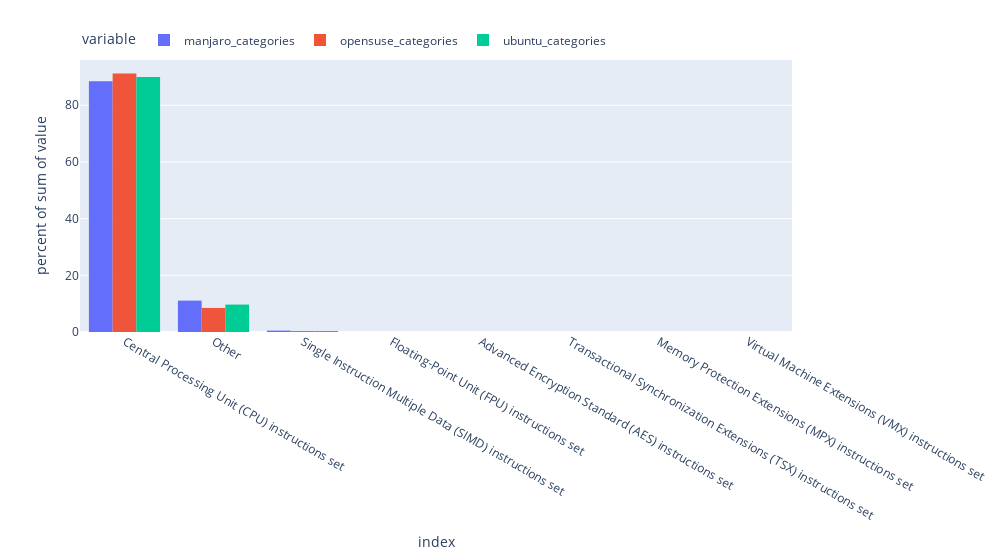

Source (notebook cell):
### Markdown cell above
### Experiments

### Code cell
sum_categories_histogram(percent=True, width=1000)

### Figure 1 — Plotly figure (JSON) as saved in the notebook; plotly's stock layout.template omitted (floating-point values rounded to 4 significant figures)
{"data": [{"alignmentgroup": "True", "bingroup": "x", "histfunc": "sum", "histnorm": "percent", "hovertemplate": "variable=manjaro_categories<br>index=%{x}<br>percent of sum of value=%{y}<extra></extra>", "legendgroup": "manjaro_categories", "marker": {"color": "#636efa", "pattern": {"shape": ""}}, "name": "manjaro_categories", "offsetgroup": "manjaro_categories", "orientation": "v", "showlegend": true, "type": "histogram", "x": ["Central Processing Unit (CPU) instructions set", "Other", "Single Instruction Multiple Data (SIMD) instructions set", "Floating-Point Unit (FPU) instructions set", "Advanced Encryption Standard (AES) instructions set", "Transactional Synchronization Extensions (TSX) instructions set", "Memory Protection Extensions (MPX) instructions set", "Virtual Machine Extensions (VMX) instructions set"], "xaxis": "x", "y": [371073285, 46447444, 2052056, 10380, 9087, 209, 15, 8], "yaxis": "y"}, {"alignmentgroup": "True", "bingroup": "x", "histfunc": "sum", "histnorm": "percent", "hovertemplate": "variable=opensuse_categories<br>index=%{x}<br>percent of sum of value=%{y}<extra></extra>", "legendgroup": "opensuse_categories", "marker": {"color": "#EF553B", "pattern": {"shape": ""}}, "name": "opensuse_categories", "offsetgroup": "opensuse_categories", "orientation": "v", "showlegend": true, "type": "histogram", "x": ["Central Processing Unit (CPU) instructions set", "Other", "Single Instruction Multiple Data (SIMD) instructions set", "Floating-Point Unit (FPU) instructions set", "Advanced Encryption Standard (AES) instructions set", "Transactional Synchronization Extensions (TSX) instructions set", "Memory Protection Extensions (MPX) instructions set", "Virtual Machine Extensions (VMX) instructions set"], "xaxis": "x", "y": [230833700, 21498492, 828117, 7212, 8230, 134, 13, 10], "yaxis": "y"}, {"alignmentgroup": "True", "bingroup": "x", "histfunc": "sum", "histnorm": "percent", "hovertemplate": "variable=ubuntu_categories<br>index=%{x}<br>percent of sum of value=%{y}<extra></extra>", "legendgroup": "ubuntu_categories", "marker": {"color": "#00cc96", "pattern": {"shape": ""}}, "name": "ubuntu_categories", "offsetgroup": "ubuntu_categories", "orientation": "v", "showlegend": true, "type": "histogram", "x": ["Central Processing Unit (CPU) instructions set", "Other", "Single Instruction Multiple Data (SIMD) instructions set", "Floating-Point Unit (FPU) instructions set", "Advanced Encryption Standard (AES) instructions set", "Transactional Synchronization Extensions (TSX) instructions set", "Memory Protection Extensions (MPX) instructions set", "Virtual Machine Extensions (VMX) instructions set"], "xaxis": "x", "y": [258376780, 27785911, 1021755, 10417, 4918, 189, 7, 4], "yaxis": "y"}], "layout": {"barmode": "group", "legend": {"orientation": "h", "title": {"text": "variable"}, "tracegroupgap": 0, "x": 0, "xanchor": "left", "y": 1.02, "yanchor": "bottom"}, "margin": {"t": 60}, "width": 1000, "xaxis": {"anchor": "y", "domain": [0, 1], "title": {"text": "index"}}, "yaxis": {"anchor": "x", "domain": [0, 1], "title": {"text": "percent of sum of value"}}}}
